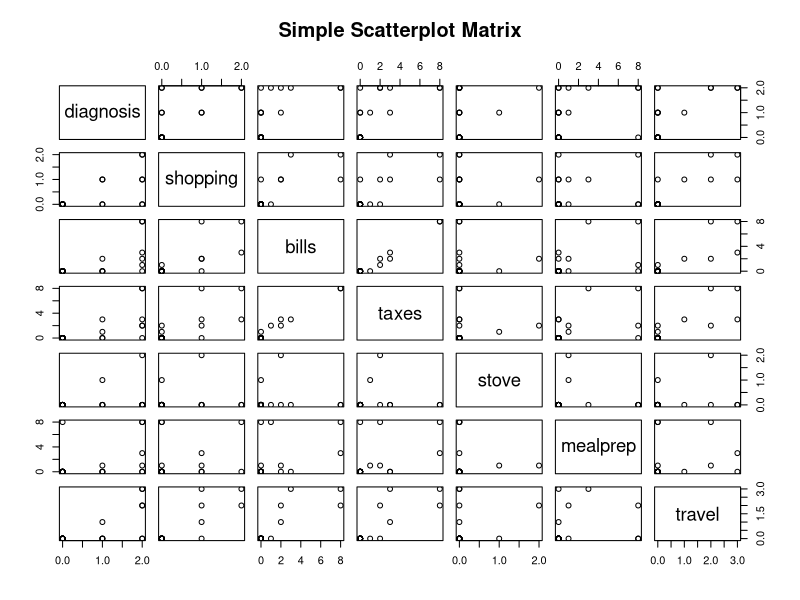
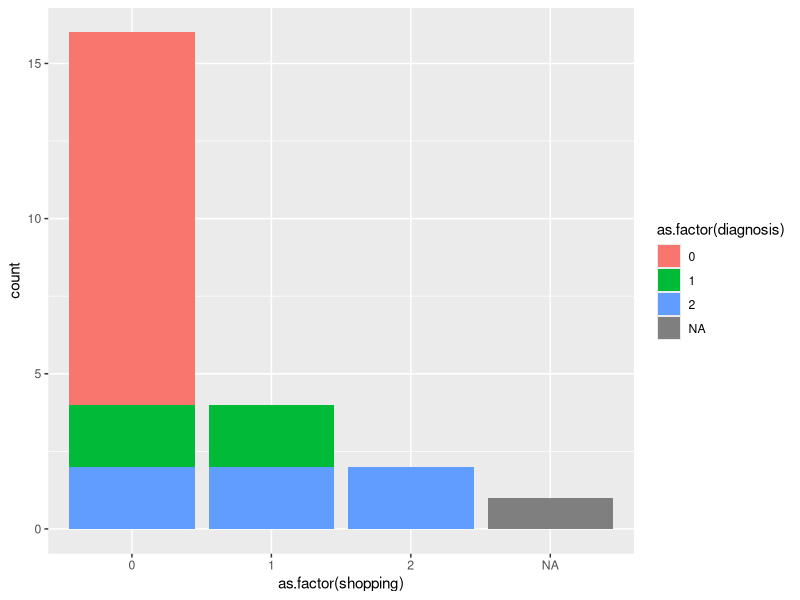
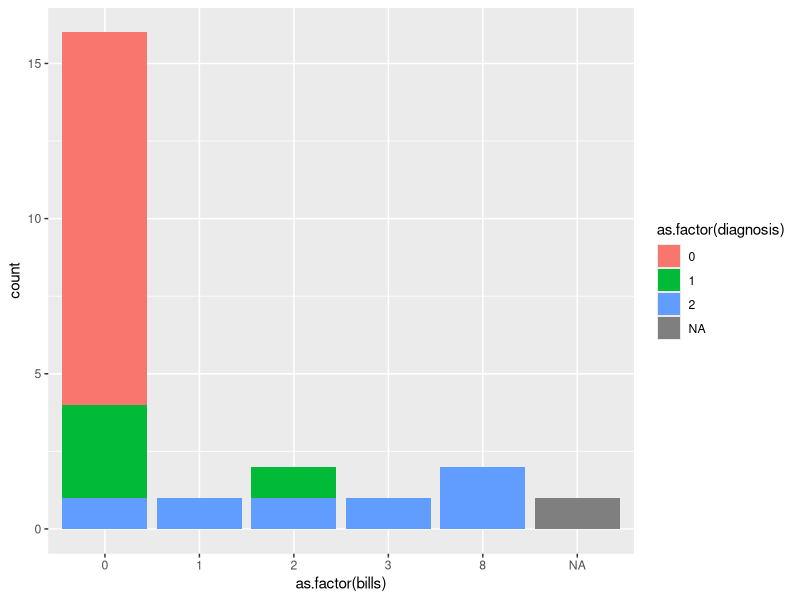
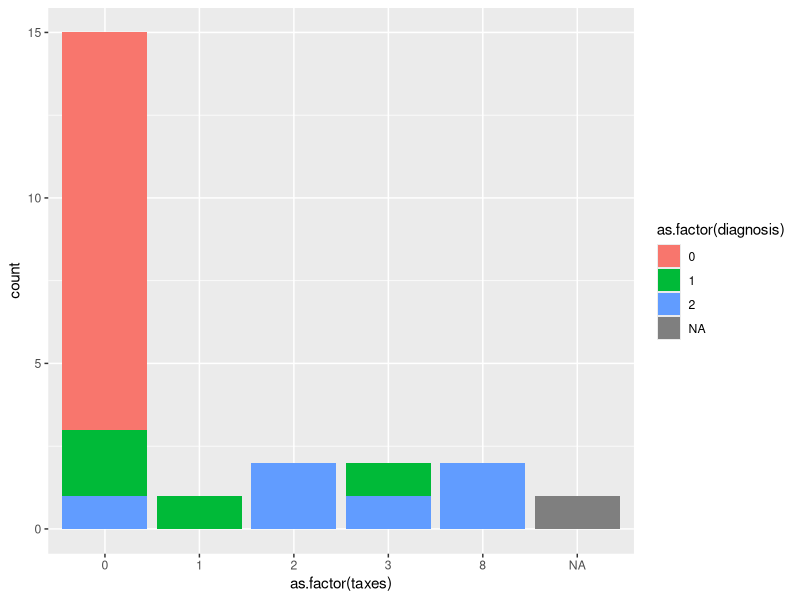
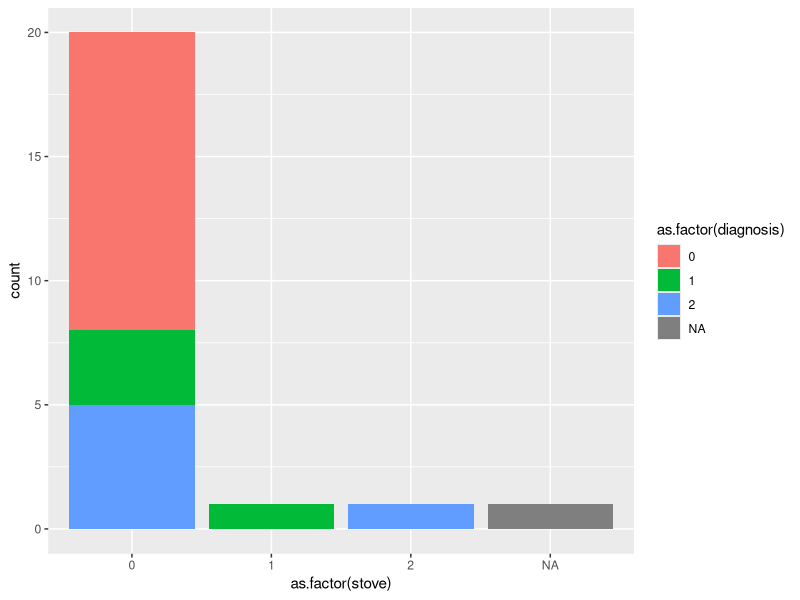
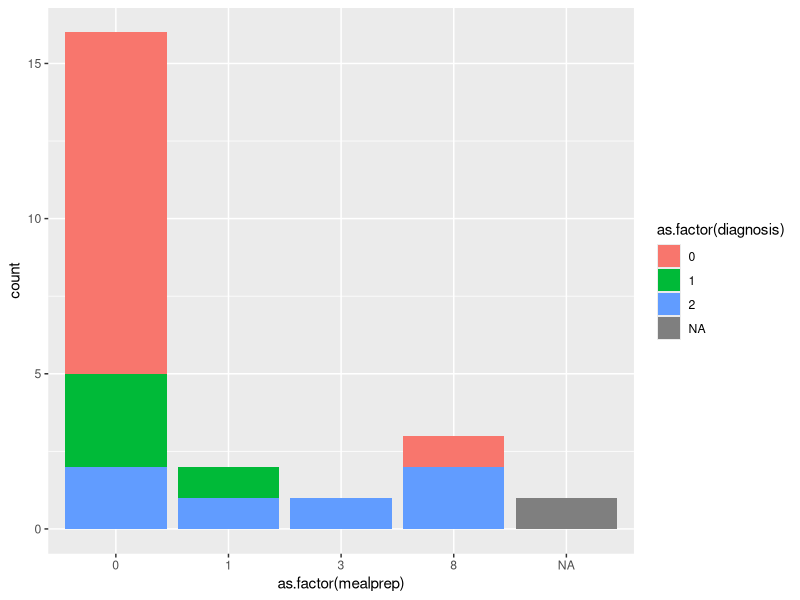
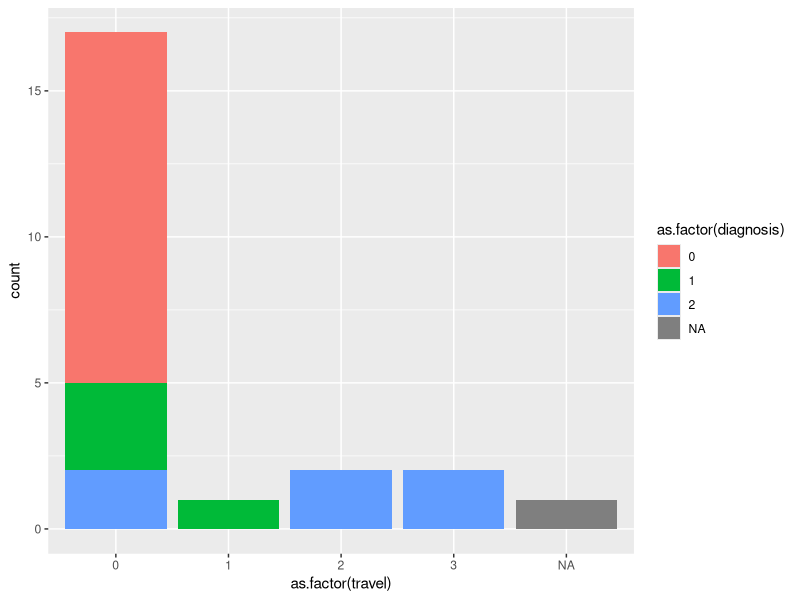
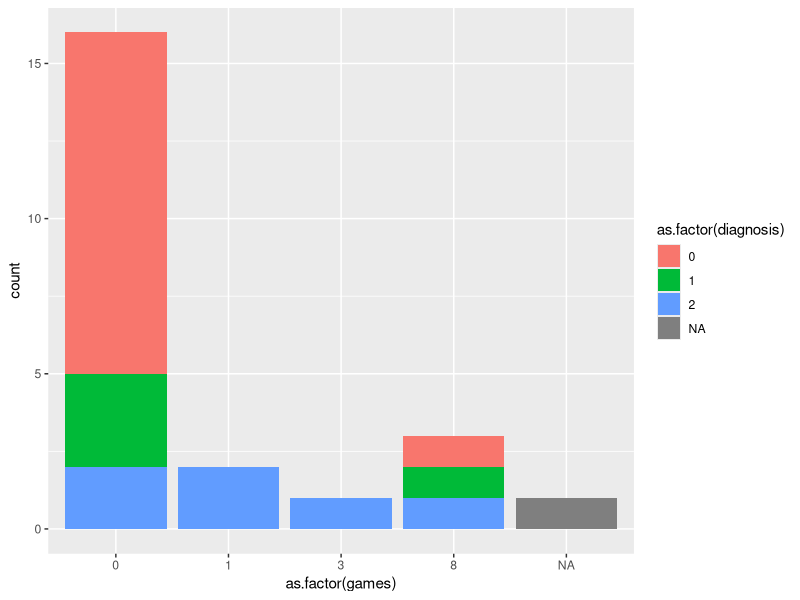

Here is the R script that generated these plots, in order:
## ---- chunk 1
alz <- read.csv("alzheimer_data.csv")
attach(alz)
library(car)
library(ggplot2)
## ---- chunk 2
 
ran <- sample(1:2700,2700)
new_data <- alz[ran,]

pairs(~diagnosis +shopping+bills+taxes+stove+mealprep+travel, data = new_data, main="Simple Scatterplot Matrix")
## ---- chunk 3

shop_graph = ggplot(data = alz, aes(x = as.factor(shopping), fill = as.factor(diagnosis))) + geom_bar()
shop_graph

bills_graph = ggplot(data = alz, aes(x = as.factor(bills), fill = as.factor(diagnosis))) + geom_bar()
bills_graph

taxes_graph = ggplot(data = alz, aes(x = as.factor(taxes), fill = as.factor(diagnosis))) + geom_bar()
taxes_graph

stove_graph = ggplot(data = alz, aes(x = as.factor(stove), fill = as.factor(diagnosis))) + geom_bar()
stove_graph

mealprep_graph = ggplot(data = alz, aes(x = as.factor(mealprep), fill = as.factor(diagnosis))) + geom_bar()
mealprep_graph

travel_graph =  ggplot(data = alz, aes(x = as.factor(travel), fill = as.factor(diagnosis))) + geom_bar()
travel_graph

chess_graph =  ggplot(data = alz, aes(x = as.factor(games), fill = as.factor(diagnosis))) + geom_bar()
chess_graph
## ---- chunk 4
shop_table = table(diagnosis,shopping)
shop_chisquaretest = chisq.test(shop_table)
shop_chisquaretest
shop_p_val = shop_chisquaretest$p.value
## ---- chunk 5
bills_table = table(diagnosis,bills)
bills_chisquaretest = chisq.test(bills_table)
bills_chisquaretest
bills_p_val = bills_chisquaretest$p.value
## ---- chunk 6
taxes_table = table(diagnosis,taxes)
taxes_chisquaretest = chisq.test(taxes_table)
taxes_chisquaretest
taxes_p_val = taxes_chisquaretest$p.value
## ---- chunk 7
stove_table = table(diagnosis,stove)
stove_chisquaretest = chisq.test(stove_table)
stove_chisquaretest
stove_p_val = stove_chisquaretest$p.value
## ---- chunk 8
meal_table = table(diagnosis,mealprep)
meal_chisquaretest = chisq.test(meal_table)
meal_chisquaretest
meal_p_val = meal_chisquaretest$p.value
## ---- chunk 9
travel_table = table(diagnosis,travel)
travel_chisquaretest = chisq.test(travel_table)
travel_chisquaretest
travel_p_val = travel_chisquaretest$p.value
## ---- chunk 10
chess_table = table(diagnosis,games)
chess_chisquaretest = chisq.test(chess_table)
chess_chisquaretest
chess_p_val = chess_chisquaretest$p.value
